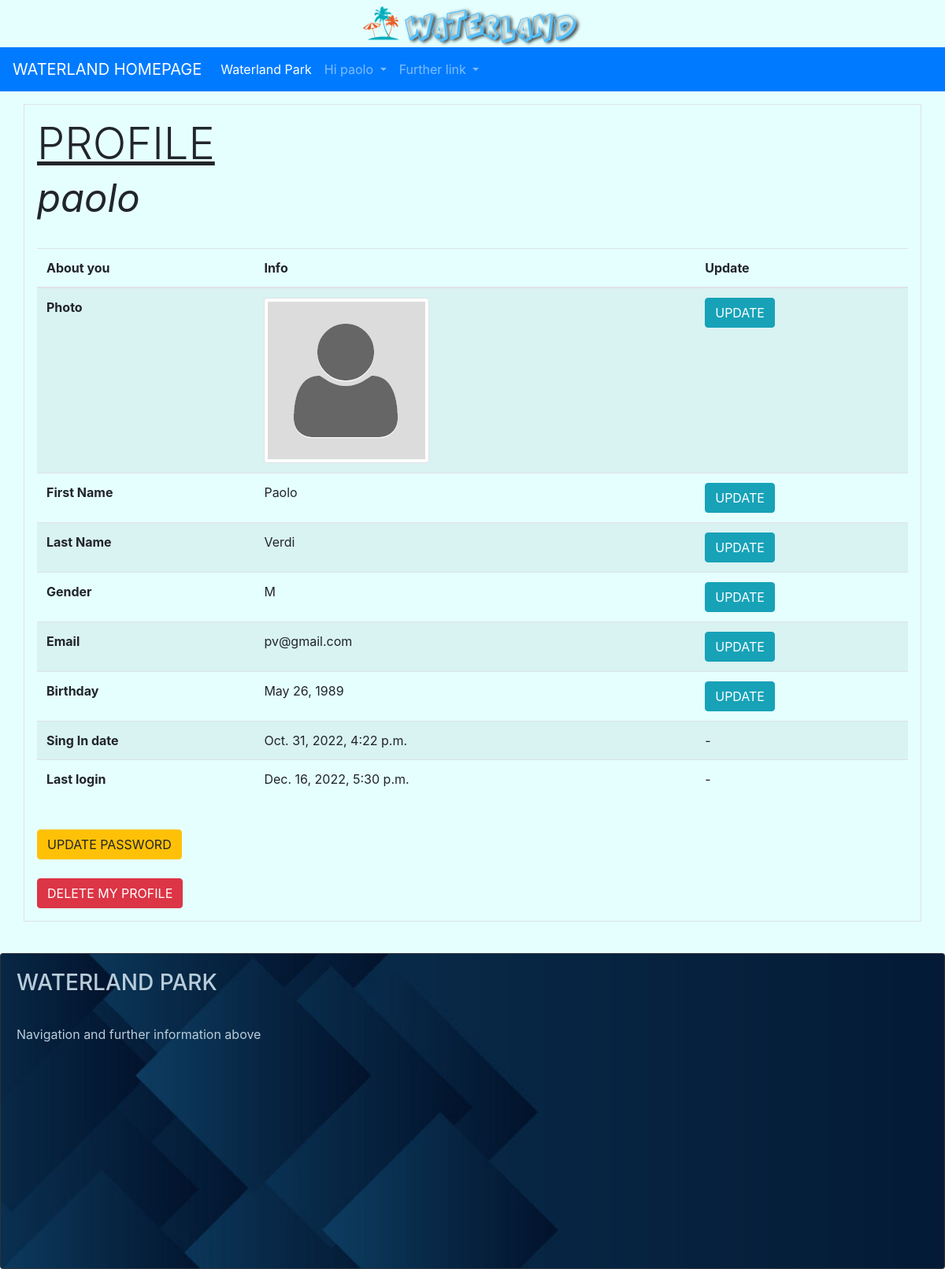
The page /userpark/user_profile/ (signed in) on the database as committed earlier.
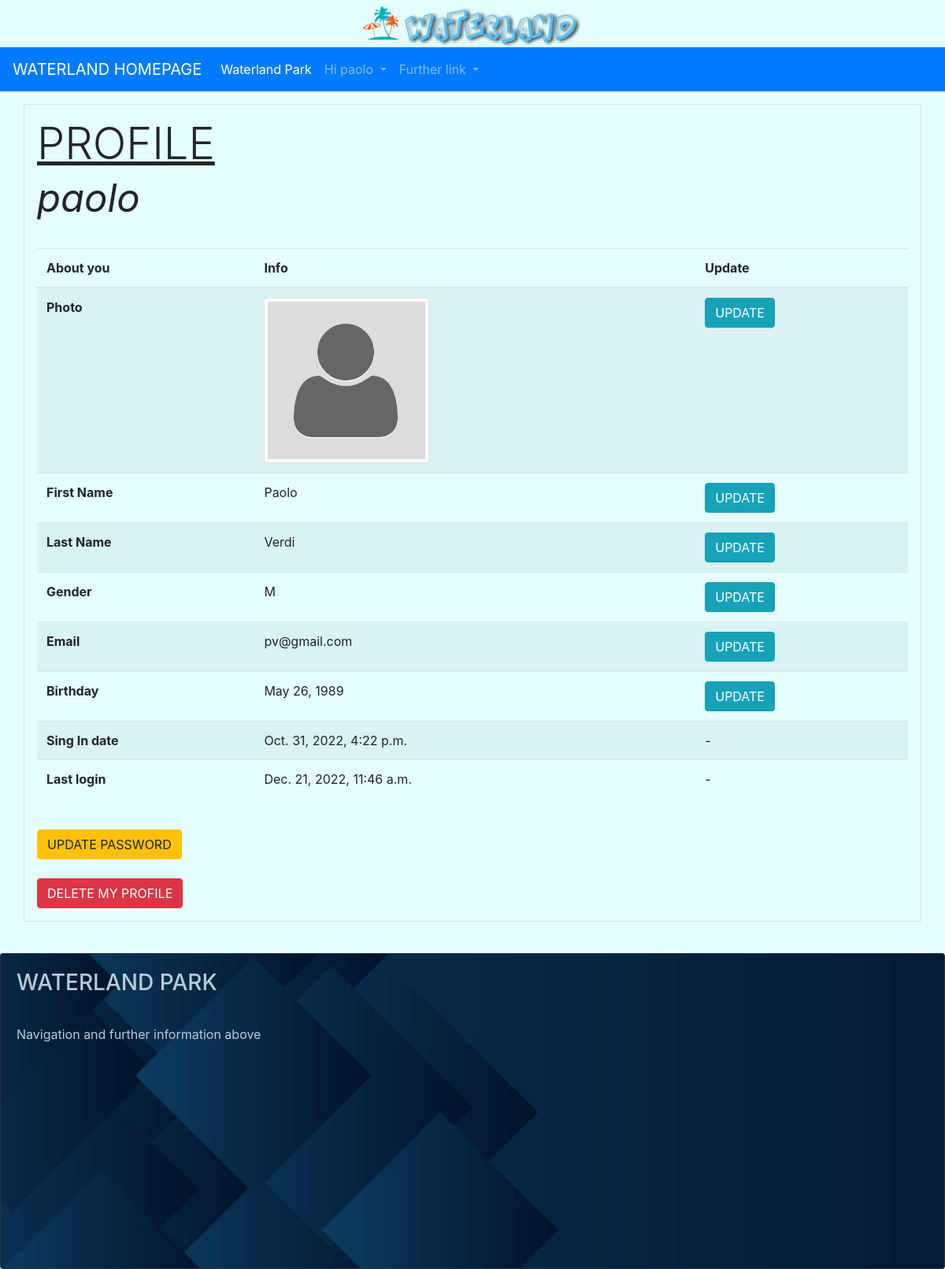
The same page on the database as committed later.
### userpark/models.py (models this page shows, shortened)
class User(AbstractUser):
    GENDER_CHOICES = (
        ('M', 'Male'),
        ('F', 'Female'),
    )
    gender = models.CharField(max_length=1, choices=GENDER_CHOICES, help_text="Are you male or female?", null=True, default=None)
    birth_date = models.DateField(help_text="Place your birthday here", null=True,
                                  validators=[MaxValueValidator(limit_value=date.today()-timedelta(days=(365*7))),
                                              MinValueValidator(limit_value=date.today()-timedelta(days=(365*100)))], default=None)
    staff_assigned_code = models.CharField(max_length=5, help_text="Place your staff code here", null=True, unique=True, default=None)
    is_staff_member = models.BooleanField(default=False)
    propic = models.ImageField(upload_to=media_directory_path, blank=True, null=True,
                               default=None, help_text='Add your profile picture here', verbose_name='Picture Profile')
    slug = models.SlugField(null=False, unique=True)  # max length disabled

### userpark/views.py (the view)
# urls.py: path('user_profile/', UserProfileView.as_view(), name='user-profile'),
class UserProfileView(LoginRequiredMixin, TemplateView):
    template_name = 'userpark/profile/profile_detail.html'
    login_url = 'userpark:login'  # Redirect Login needed
    redirect_field_name = 'redirect_to'

### userpark/templates/userpark/profile/profile_detail.html (shortened to what this page needs)
{% extends 'navbase.html' %}
{% load static %}
{% block bodybase %}
    <div class="container p-3 my-3 border">
        <h1 class="display-4"><u>PROFILE</u><br><em><small>{{ user.username }}</small></em></h1><br>
        <table class="table table-striped">
        <thead>
        <tr>
        <th scope="col">About you</th>
        <th scope="col">Info</th>
        <th scope="col">Update</th>
        </tr>
        </thead>
        <tbody>
        {% if not user.is_staff_member %}
            <tr>
            <th scope="row">Photo</th>
                {% if not user.propic %}
                    <td><img src="{% static 'img/generic_user_profile.png' %}" alt="propic" class="img-thumbnail"></td>
                {% else %}
                    <td><img src="/media/{{ MEDIA_URL }}{{ user.propic }}" alt="propic" class="img-thumbnail"></td>
                {% endif %}
            <td><a href="{% url 'userpark:user-profile-update-propic' user.slug %}"><button type="button" class="btn btn-info">UPDATE</button></a></td>
            </tr>
        {% endif %}
        <tr>
        <th scope="row">First Name</th>
        <td>{{ user.first_name }}</td>
        <td><a href="{% url 'userpark:user-profile-update-firstname' user.slug %}"><button type="button" class="btn btn-info">UPDATE</button></a></td>
        </tr>
        <tr>
        <th scope="row">Last Name</th>
        <td>{{ user.last_name }}</td>
        <td><a href="{% url 'userpark:user-profile-update-lastname' user.slug %}"><button type="button" class="btn btn-info">UPDATE</button></a></td>
        </tr>
        <tr>
        <th scope="row">Gender</th>
        <td>{{ user.gender }}</td>
        <td><a href="{% url 'userpark:user-profile-update-gender' user.slug %}"><button type="button" class="btn btn-info">UPDATE</button></a></td>
        </tr>
        <tr>
        <th scope="row">Email</th>
        <td>{{ user.email }}</td>
        <td><a href="{% url 'userpark:user-profile-update-email' user.slug %}"><button type="button" class="btn btn-info">UPDATE</button></a></td>
        </tr>
        <tr>
        <th scope="row">Birthday</th>
        <td>{{ user.birth_date }}</td>
        <td><a href="{% url 'userpark:user-profile-update-birthdate' user.slug %}"><button type="button" class="btn btn-info">UPDATE</button></a></td>
        </tr>
        <tr>
        <th scope="row">Sing In date</th>
        <td>{{ user.date_joined }}</td>
        <td>-</td>
        </tr>
        <tr>
        <th scope="row">Last login</th>
        <td>{{ user.last_login }}</td>
        <td>-</td>
        </tr>
        </tbody>
        </table>
    <br>
    <a href="{% url 'userpark:user-profile-update-password' user.slug %}"> <button type="button" class="btn btn-warning">UPDATE PASSWORD</button> </a>
    <br><br>
    <a href="{% url 'userpark:user-profile-delete' user.slug %}"> <button type="button" class="btn btn-danger">DELETE MY PROFILE</button> </a>
    </div>
    <br>
{% endblock %}

### templates/navbase.html (shortened to what this page needs)
{% extends 'base.html' %}
{% load static %}
{% block head %}
    <nav class="navbar navbar-expand-lg navbar navbar-dark bg-primary">
      <a class="navbar-brand" href="{% url 'home' %}">WATERLAND HOMEPAGE</a>
      <div class="collapse navbar-collapse" id="navbarNavDropdown">
        <ul class="navbar-nav">
          <li class="nav-item active">
            <a class="nav-link" href="{% url 'waterland-park-info-showcase' %}">Waterland Park <span class="sr-only">(current)</span></a>
          </li>
          {% if user.is_authenticated %}
              {% if user.is_staff_member %}
                <li class="nav-item dropdown">
                <a class="nav-link dropdown-toggle" href="#" id="navbarDropdownMenuLink" role="button" data-toggle="dropdown" aria-expanded="false">
                Staff {{ user.username }}
                </a>
                <div class="dropdown-menu" aria-labelledby="navbarDropdownMenuLink">
                <a class="dropdown-item" href="{% url 'userpark:user-profile' %}">Profile</a>
                <a class="dropdown-item" href="{% url 'waterpark:staff-manage-tiket-main' %}">History management Ticket</a>
                <a class="dropdown-item" href="{% url 'waterpark:staff-search-tiket-for-user' %}">Detail Ticket</a>
                <a class="dropdown-item" href="{% url 'waterpark:staff-manage-seasonpass-main' %}">History management SeasonPass</a>
                <a class="dropdown-item" href="{% url 'waterpark:staff-search-seasonpass-for-user' %}">Detail SeasonPass</a>
                <a class="dropdown-item" href="{% url 'reviewpark:faq-staff-list' %}">Answer to FAQ</a>
                <a class="dropdown-item" href="{% url 'userpark:logout' %}">Logout</a>
                </div>
                </li>
            {% else %}
            <li class="nav-item dropdown">
            <a class="nav-link dropdown-toggle" href="#" id="navbarDropdownMenuLink" role="button" data-toggle="dropdown" aria-expanded="false">
             Hi {{ user.username }}
            </a>
          </li>
          {% endif %}
          {% endif %}
          <li class="nav-item dropdown">
            <a class="nav-link dropdown-toggle" href="#" id="navbarDropdownMenuLink" role="button" data-toggle="dropdown" aria-expanded="false">
              Further link
            </a>
          </li>
        </ul>
      </div>
    </nav>
{% endblock %}
{% block body %}
    {% block bodybase %}{% endblock %}
        <footer>
            <div class="card bg-dark text-white">
              <img src="{% static 'img/footer.jpg' %}" class="card-img" alt="footerimg">
              <div class="card-img-overlay">
                <h3 class="card-title" style="color:#b8cdda ; ">WATERLAND PARK</h3>
                  <br>
                <p class="card-text" style="color:#b8cdda ; ">Navigation and further information above</p>
              </div>
            </div>
        </footer>
{% endblock %}

Rows that differ between the two databases and show on the page:
changed User "paolo": last_login "Dec. 16, 2022, 5:30 p.m." → "Dec. 21, 2022, 11:46 a.m."
